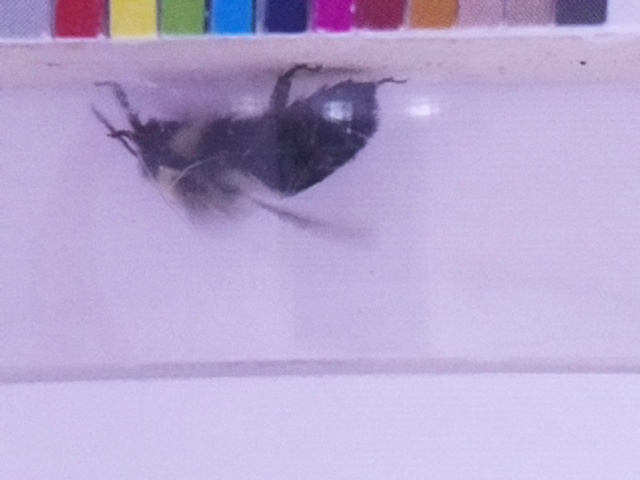
#> input picture web/src/assets/img/11.jpg, 640 x 480 px, given in place of 0.jpg, which was not available
$ python bg_test.py
#> lines starting #> are read from the running program, lines starting #| are printed output that depends on the picture; after the words box and inside, x2 and y2 are one past the last pixel; in counts of white or black regions, pixels touching at a corner belong together; pictures that were not available may be replaced by others from this repository, and a replacement may not be noted
import cv2
import pathlib as path
import argparse
import numpy as np

file_suffix = '.jpg'
count = 0

fgbg = cv2.createBackgroundSubtractorMOG2()
kernel = cv2.getStructuringElement(cv2.MORPH_ELLIPSE, (3, 3))

while count < 3:
    dir_file = str(count) + file_suffix
    cap = cv2.imread(dir_file)
#> cap is the input picture: shape (480, 640, 3); mean B, G, R 208.2, 168.4, 182.7
    ret, frame = cv2.threshold(cap, 127, 255, cv2.THRESH_BINARY)
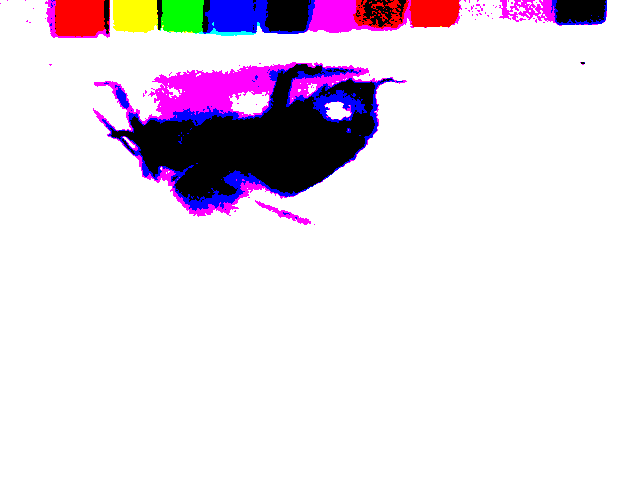
#> frame: shape (480, 640, 3); mean B, G, R 233.2, 221.5, 231.8

    fgmask = fgbg.apply(frame)
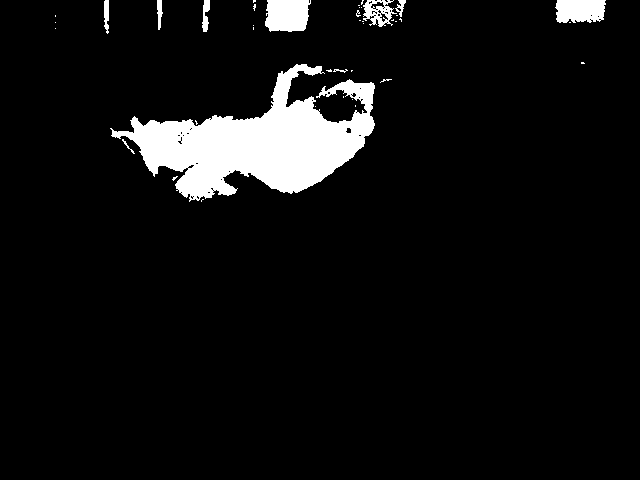
#> fgmask: shape (480, 640); values 127 (black) and 255 (white), 6.5% white; 41 white regions (31 under 20 px), largest, box (x1, y1, x2, y2) and area: (110, 64, 375, 202) 16371, (265, 0, 311, 32) 1275, (555, 0, 606, 23) 1032
    fgmask = cv2.morphologyEx(fgmask, cv2.MORPH_OPEN, kernel)
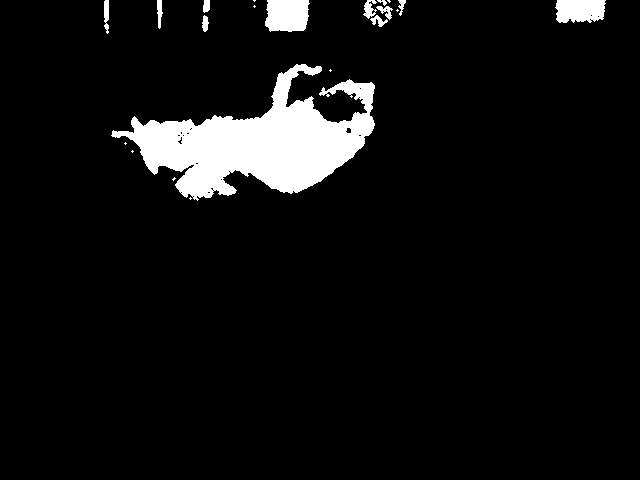
#> fgmask: shape (480, 640); values 127 (black) and 255 (white), 6.3% white; 21 white regions (9 under 20 px), largest, box (x1, y1, x2, y2) and area: (111, 64, 375, 201) 16229, (265, 0, 310, 32) 1266, (555, 0, 606, 23) 1019

    cv2.imshow('frame', fgmask)
    cv2.waitKey(0)
    cv2.destroyAllWindows()

    count += 1

cv2.waitKey(0)
cv2.destroyAllWindows()


# [75 lines of commented-out code are left out]

$ run again, on web/src/assets/img/2.jpg
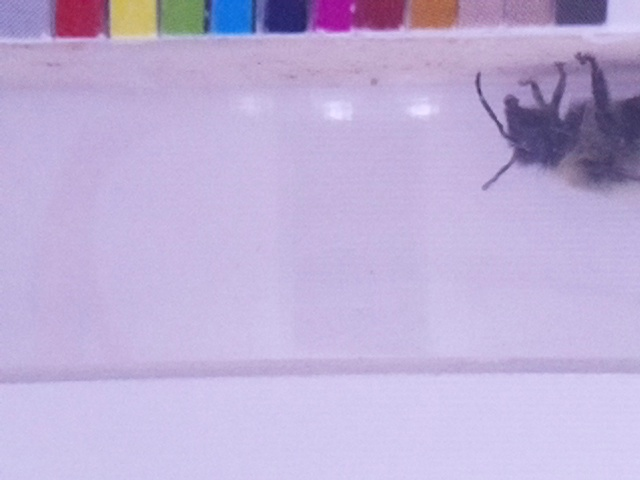
#> input picture web/src/assets/img/2.jpg, 640 x 480 px, given in place of 0.jpg, which was not available
#> cap is the input picture: shape (480, 640, 3); mean B, G, R 215.3, 175.8, 190.5
#> `ret, frame = cv2.threshold(cap, 127, 255, cv2.THRESH_BINARY)`:
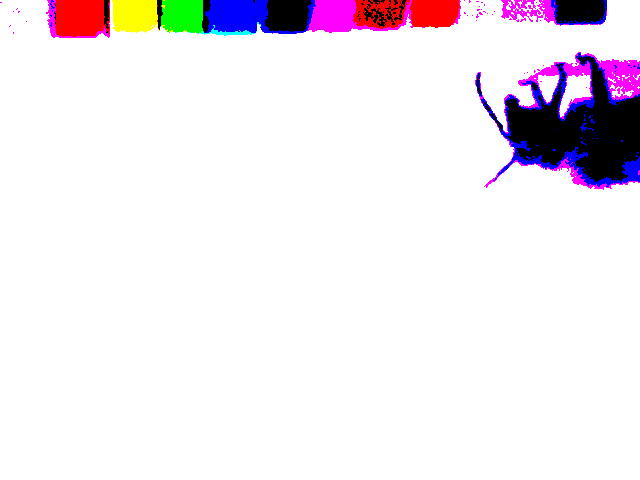
#> frame: shape (480, 640, 3); mean B, G, R 240, 233.7, 240.3
#> `fgmask = cv2.morphologyEx(fgmask, cv2.MORPH_OPEN, kernel)`:
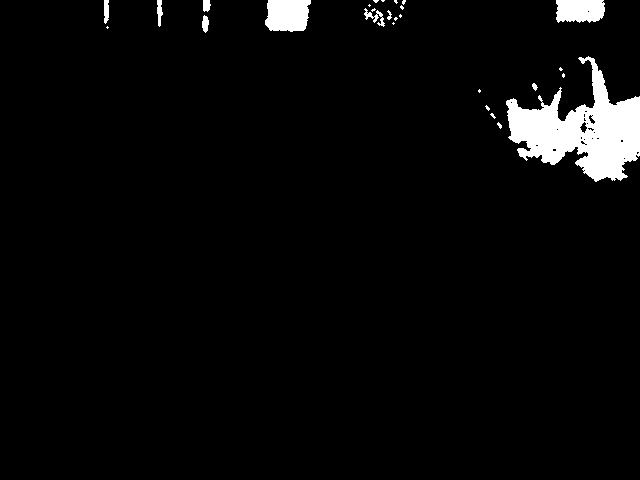
#> fgmask: shape (480, 640); values 127 (black) and 255 (white), 3.6% white; 27 white regions (17 under 20 px), largest, box (x1, y1, x2, y2) and area: (506, 56, 640, 182) 8039, (265, 0, 311, 32) 1263, (556, 0, 605, 23) 1004
